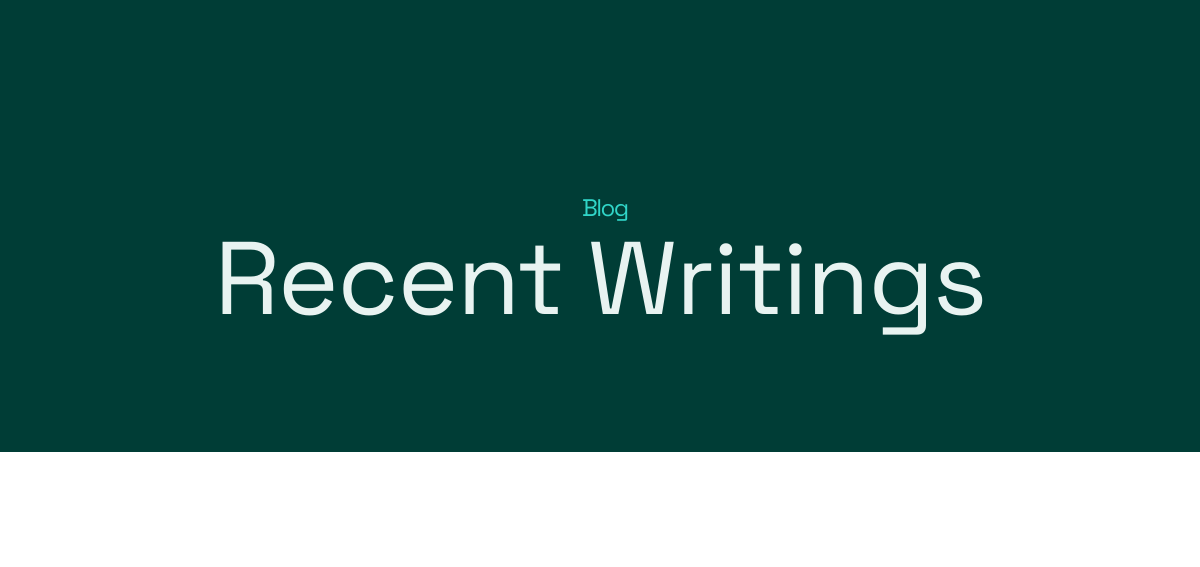
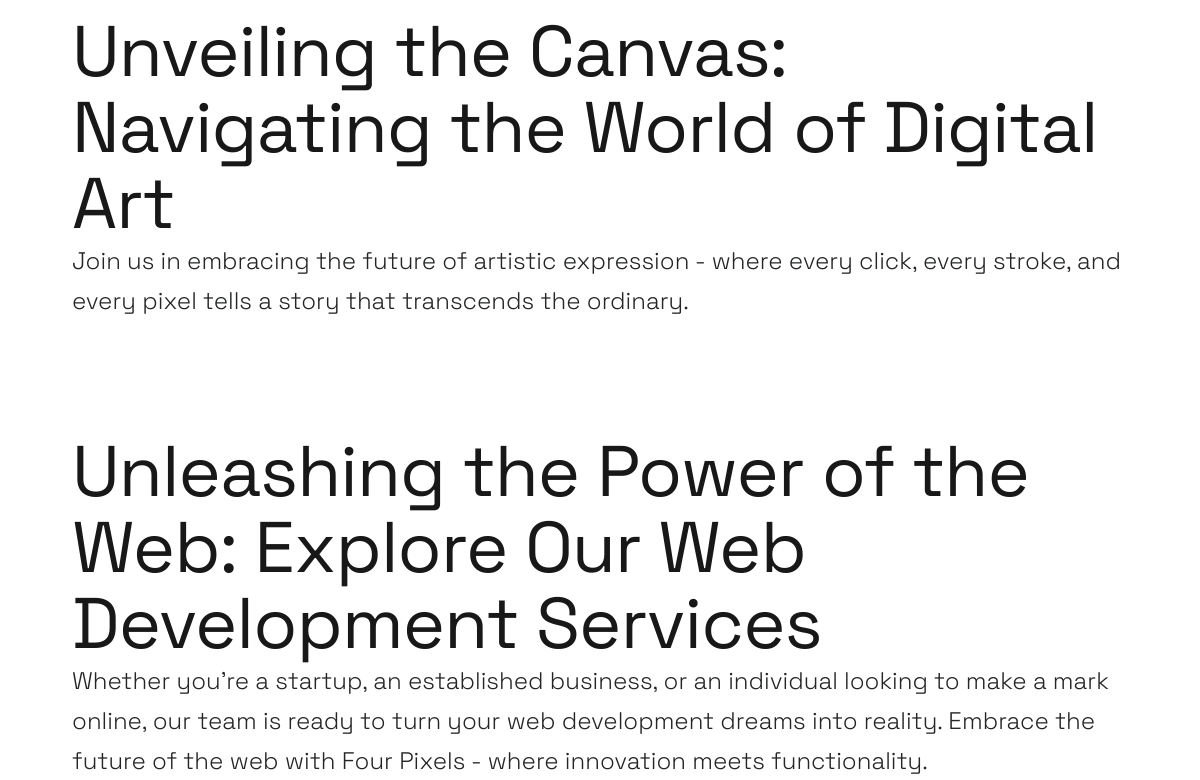
The app's page /blogs/ (upper part), older data (2 pictures, top to bottom).
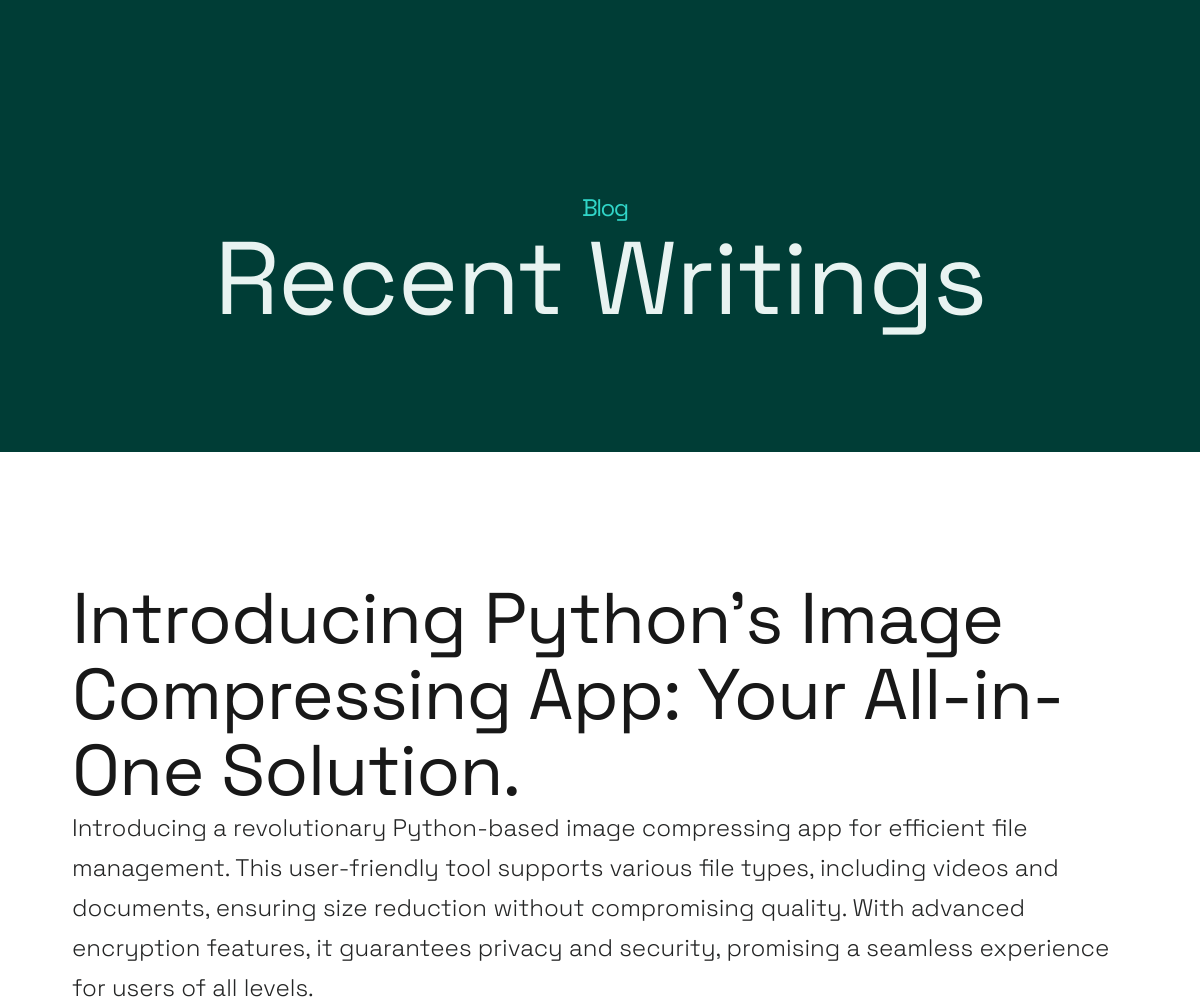
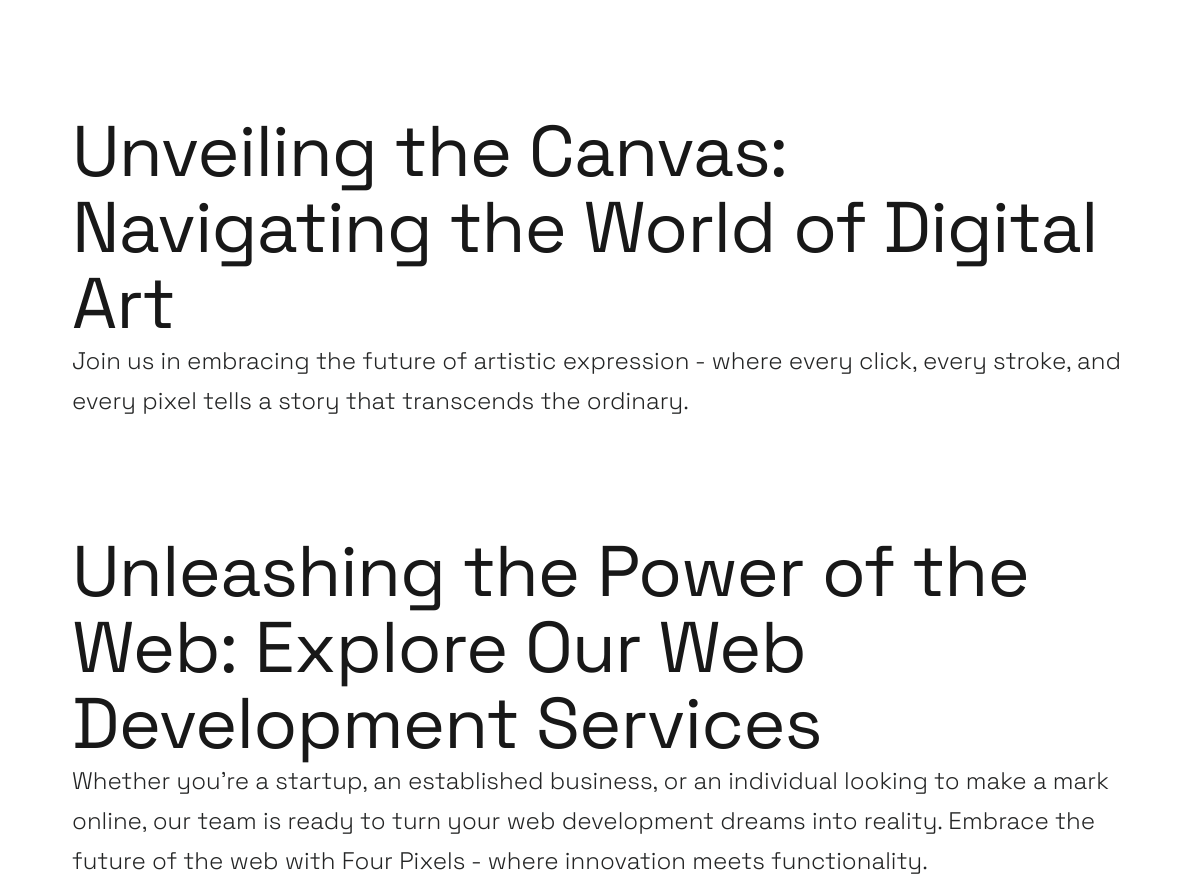
The same page, newer data (2 pictures, top to bottom).
### website/models.py (models this page shows, shortened)
class Blog(models.Model):
    title = models.CharField(max_length=200, blank=True, null=True)
    introduction = models.TextField(blank=True, null=True)
    paragraph_1 = models.TextField(blank=True, null=True)
    paragraph_2 = models.TextField(blank=True, null=True)
    paragraph_3 = models.TextField(blank=True, null=True)
    conclusion = models.TextField(blank=True, null=True)
    tags = models.TextField(blank=True, null=True)
    author = models.CharField(max_length=50, blank=True, null=True)
    category = models.CharField(max_length=50, blank=True, null=True)
    blog_image = models.ImageField(default="blog.jpg", blank=True, null=True)
    pub_date = models.DateTimeField(auto_now_add=True, blank=True, null=True)
    summary = models.TextField(blank=True, null=True)
    slug = models.SlugField(unique=True, null=True, blank=True)

### website/views.py (the view)
# urls.py: path("blogs/", views.blog_list, name="blog_list"),
def blog_list(request):
    recent_blogs = Blog.objects.order_by('-pk')
    page_name = f"- Blogs"
    context = {
        'page_name': page_name,
        'recent_blogs': recent_blogs,
    }
    return render(request, 'blog_list.html', context)

### website/templates/blog_list.html (shortened to what this page needs)
{% extends 'base.html' %} {% load static %} {% block body %}
<section id="content" class="bg-white s-content">
  <section class="s-pageheader pageheader">
    <div class="row">
      <div class="column xl-12">
        <h1 class="page-title">
          <span class="page-title__small-type text-pretitle">Blog</span>
          Recent Writings
        </h1>
      </div>
    </div>
  </section>
  <section class="s-pagecontent pagecontent">
    {% for blog in recent_blogs %}
    <div class="row pageintro">
      <div class="column xl-6 lg-12">
        <a
          href="{% url 'blog_detail' slug=blog.slug %}"
          class="text-display-title"
          >{{ blog.title }}</a
        >
      </div>
      <div class="column xl-6 lg-12 u-flexitem-x-right">
        <p class="lead">{{ blog.summary }}</p>
      </div>
    </div>
    {% endfor %}
  </section>
</section>
{% endblock %}

Row changes from the older to the newer data that the page shows:
added Blog: title "Introducing Python's Image Compressing App: Your All-in-One Solution.", summary "Introducing a revolutionary Python-based image compressing app for efficient file management. This user-friendly tool supports various file types, including videos and documents, ensuring size reduction without compromising quality. With advanced encryption features, it guarantees privacy and security, promising a seamless experience for users of all levels."
